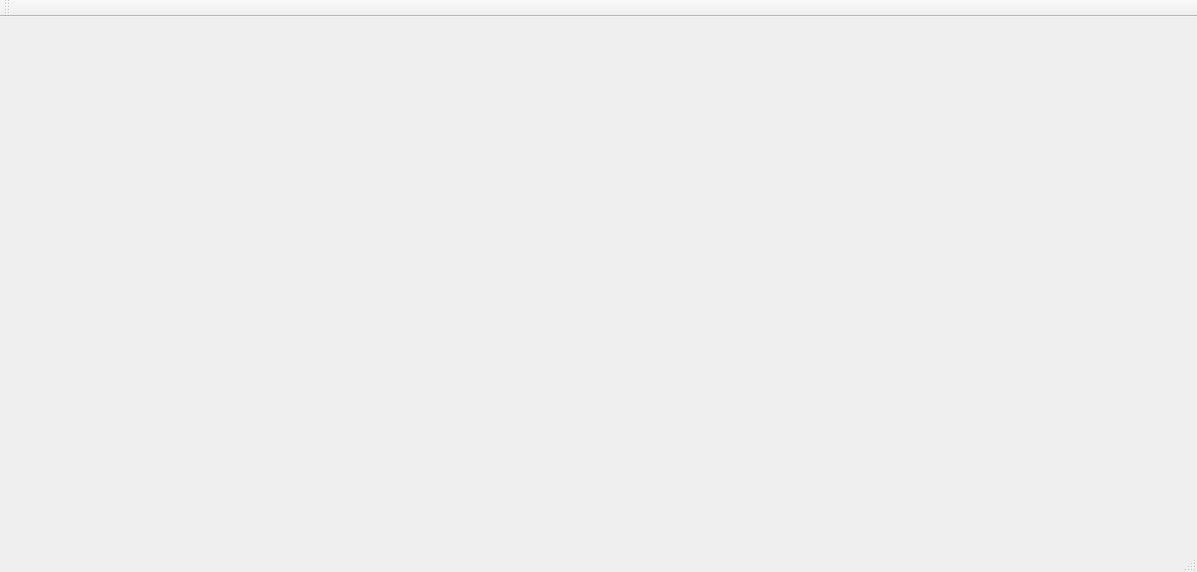
<?xml version="1.0" encoding="UTF-8"?>
<ui version="4.0">
 <class>MainWindow</class>
 <widget class="QMainWindow" name="MainWindow">
  <property name="geometry">
   <rect>
    <x>0</x>
    <y>0</y>
    <width>1197</width>
    <height>572</height>
   </rect>
  </property>
  <property name="windowTitle">
   <string>MainWindow</string>
  </property>
  <widget class="QWidget" name="centralWidget">
   <widget class="trackbar" name="widget" native="true">
    <property name="geometry">
     <rect>
      <x>120</x>
      <y>280</y>
      <width>891</width>
      <height>111</height>
     </rect>
    </property>
   </widget>
   <widget class="trackbar" name="widget_2" native="true">
    <property name="geometry">
     <rect>
      <x>120</x>
      <y>80</y>
      <width>891</width>
      <height>80</height>
     </rect>
    </property>
   </widget>
  </widget>
  <widget class="QMenuBar" name="menuBar">
   <property name="geometry">
    <rect>
     <x>0</x>
     <y>0</y>
     <width>1197</width>
     <height>26</height>
    </rect>
   </property>
  </widget>
  <widget class="QToolBar" name="mainToolBar">
   <attribute name="toolBarArea">
    <enum>TopToolBarArea</enum>
   </attribute>
   <attribute name="toolBarBreak">
    <bool>false</bool>
   </attribute>
  </widget>
  <widget class="QStatusBar" name="statusBar"/>
 </widget>
 <layoutdefault spacing="6" margin="11"/>
 <customwidgets>
  <customwidget>
   <class>trackbar</class>
   <extends>QWidget</extends>
   <header location="global">trackbar.h</header>
   <container>1</container>
  </customwidget>
 </customwidgets>
 <resources/>
 <connections/>
</ui>
